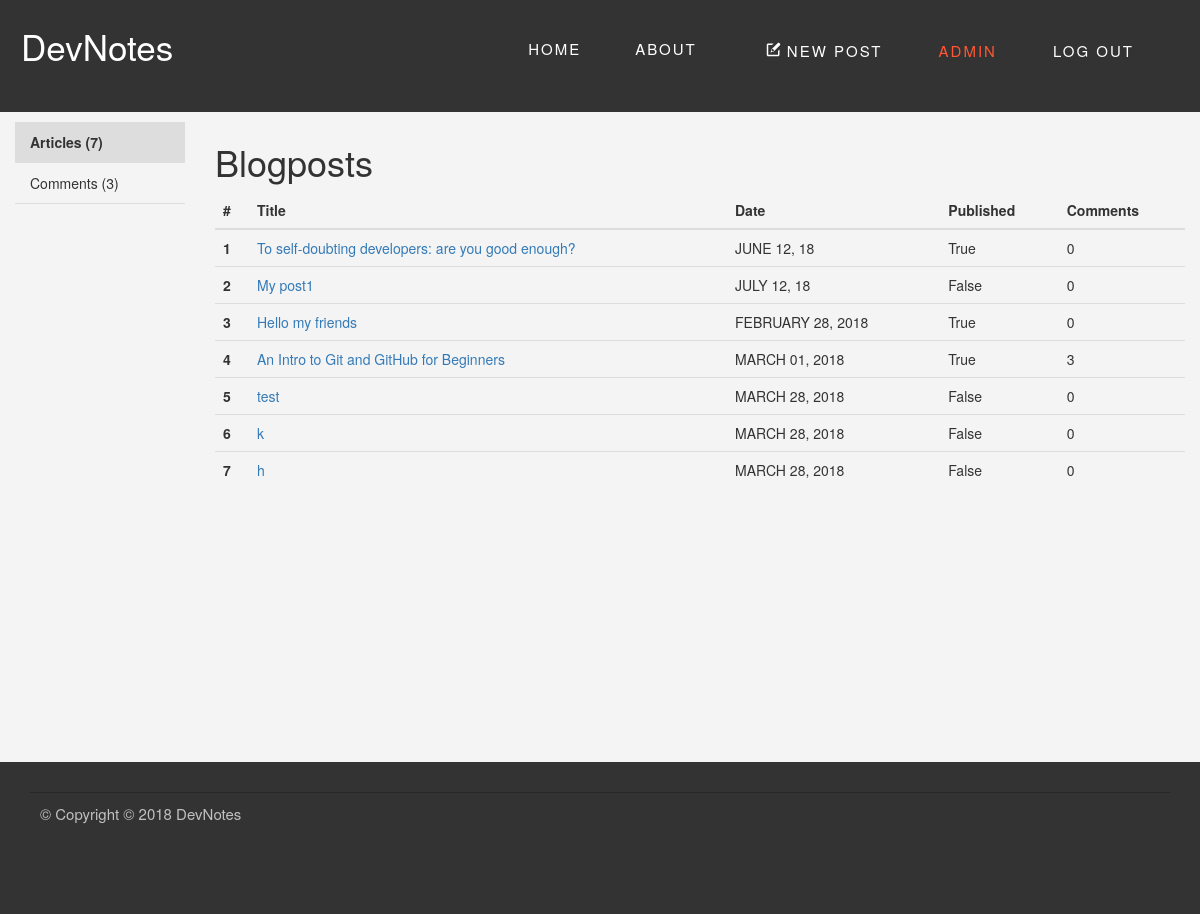
The page /admin/posts (signed in) on the database as committed earlier.
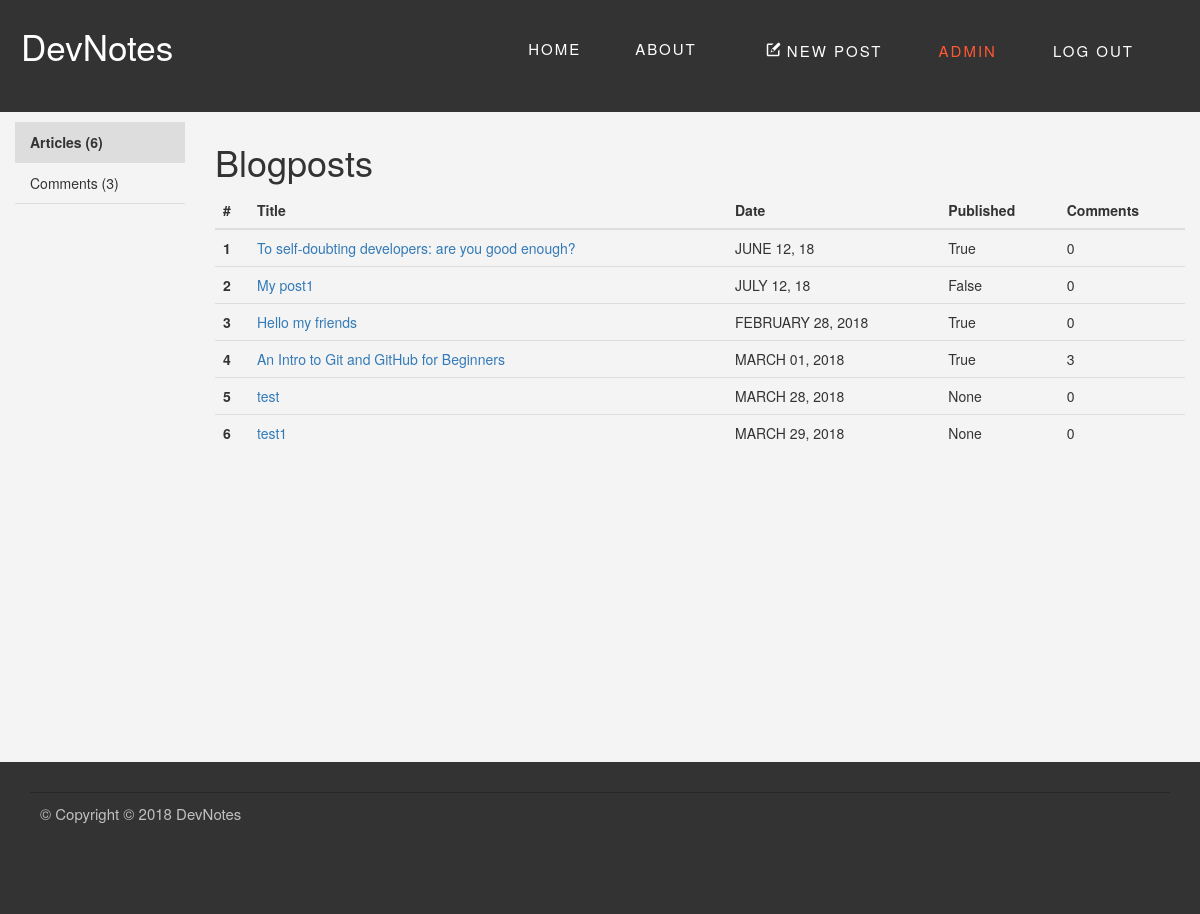
The same page on the database as committed later.
### my_blog/blueprints/blog/models.py (models this page shows, shortened)
class BlogPost(db.Model):
    id = db.Column(db.Integer, primary_key=True)
    _title = db.Column(db.String(128))
    date = db.Column(db.DateTime)
    content = db.Column(db.String)
    imagePath = db.Column(db.String)
    published = db.Column(db.Boolean)
    url = db.Column(db.String(128))
    _tags = db.relationship('Tag',
                            secondary=tags,
                            lazy='joined',
                            backref=db.backref('BlogPost',
                                               lazy='dynamic'))
    comments = db.relationship('Comment',
                               backref='blogpost',
                               lazy='dynamic')
    @staticmethod
    def get_all():
        return BlogPost.query.all()
    def formated_date(self):
        return "{0:%B %d, %Y}".format(self.date).upper()
    @property
    def title(self):
        return self._title
    @property
    def tags(self):
        return ",".join([tag.name for tag in self._tags])
    @tags.setter
    def tags(self, string):
        if string:
            self._tags = [Tag.get_or_create(tag)
                          for tag in string.split(',')]
        else:
            self._tags = []

### my_blog/blueprints/admin/views.py (the view)
@admin.route('/')
@admin.route('/posts')
@login_required
def blogposts_panel():
    return render_template('admin-posts_panel.html',
                           blogposts=BlogPost.get_all(),
                           comments=Comment.get_all(),
                           blogposts_qty=len(BlogPost.get_all()),
                           comments_qty=len(Comment.get_all()))

### my_blog/app.py (called while the page is built)
@login_manager.user_loader
def load_user(user_id):
    u = User.query.get(user_id)
    return u

### my_blog/blueprints/blog/models.py (called while the page is built)
    @staticmethod
    def get_all():
        return Comment.query.all()

### my_blog/blueprints/admin/templates/admin-posts_panel.html (shortened to what this page needs)
{% extends "base.html" %}
{% block header %}
  <div class="header--standard">
    <nav class="navbar" role="navigation">
      <a class="navbar__logo" href="{{url_for('main.index')}}">DevNotes</a>
      <div class="navbar-main">
        <a class="navbar-item" href="{{url_for('main.index')}}">HOME</a>
        <a class="navbar-item" href="#">ABOUT</a>
        {% if current_user.is_authenticated %}
          <div class="navbar-admin">
          <a class="navbar-item" href="{{url_for('blog.add')}}">
            <svg class="icon">
              <use xlink:href="{{ url_for('static', filename='img/sprite.svg#icon-new-message') | replace('%23', '#')}}"></use>
            </svg>
            NEW POST
          </a>
          <a class="navbar-item active" href="{{url_for('admin.blogposts_panel')}}">
            ADMIN
          </a>
          <a class="navbar-item" href="{{url_for('auth.logout')}}">LOG OUT</a>
          </div>
        {% endif %}
      </div>
    </nav>
  </div>
{% endblock %}
{% block content %}
<div class="col-md-2 admin-panel">
  <ul class="nav flex-column">
    <li class="nav-item active ">
      <a class="nav-link active " href="#">Articles ({{ blogposts_qty}})</a>
    </li>
    <li class="nav-item">
      <a class="nav-link" href="{{ url_for('admin.comments_panel') }}">Comments ({{ comments_qty }})</a>
    </li>
  </ul>
</div>
<div class="col-md-10">
  <h1>
    Blogposts
  </h1>
  {% if blogposts %}
    <table class="table">
      <thead>
        <tr>
          <th scope="col">#</th>
          <th scope="col">Title</th>
          <th scope="col">Date</th>
          <th scope="col">Published</th>
          <th scope="col">Comments</th>
        </tr>
      </thead>
      <tbody>
        {% for blogpost in blogposts %}
          <tr>
            <th scope="row">{{blogpost.id}}</th>
            <td><a href="{{url_for('blog.read', post_url=blogpost.url)}}">{{blogpost.title}}</a></td>
            <td>{{blogpost.formated_date()}}</td>
            <td>{{blogpost.published}}</td>
            <td>{{blogpost.comments.count()}}</td>
          </tr>
        {% endfor %}
      </tbody>
    </table>
  {% else %}
    <p>There is no posts yet.</p>
  {% endif %}
</div>
{% endblock %}

### my_blog/templates/base.html (shortened to what this page needs)
<!doctype html>
  <head>
    <link rel="stylesheet" href="{{ url_for('static', filename='css/bootstrap.min.css')}}">
    <link rel="stylesheet" href="{{ url_for('static', filename='css/bootstrap-theme.min.css')}}">
    <link rel="stylesheet" href="{{ url_for('static', filename='css/main.css')}}">
  </head>
  <body>
    <header class="header">
      {% block header %}{% endblock %}
    </header>
    <div class="container main-container">
      <div class="row">
        {% block content %}{% endblock %}
      </div>
    </div>
  </body>
  <footer class="footer">
    <div class="Copyright">
      <p>&copy; Copyright © 2018 DevNotes</p>
    </div>
  </footer>
</html>

### my_blog/static/css/main.css (style rules this page uses)
body { background:#F4F4F4; margin:0; font-family: Oswald, "Helvetica Neue", Arial, Helvetica, Verdana, sans-serif; }
.container { width:auto; box-sizing: border-box; }
header { vertical-align: middle; margin-bottom: 1rem; }
header { min-height:10vh; }
.main-container { min-height:80vh; }
.footer { min-height:10vh; }
.header--standard { height: 14vh; background: #333; }
.navbar { position:absolute; top:0; width: 100%; z-index: 50; margin-bottom: 0; vertical-align: middle; padding:1rem; }
.navbar-main, .navbar-admin { display: inline-block; padding:1.5rem; height:100%; vertical-align: middle; }
.header--standard .navbar-main { float: right; }
.navbar-item { height: 5rem; padding: 2.5rem; font-size: 18px; line-height: 20px; color: white; font-size: 1.5rem; letter-spacing: 2px; }
.navbar-main a.navbar-item.active { color:#FF5733; cursor:default; }
.navbar__logo, .navbar__logo:active { padding:1rem; font-family: Oswald, "Helvetica Neue", Arial, Helvetica, Verdana, sans-serif; display:inline-block; text-align: left; color:white; font-size:3.5rem; background-color: white; color: transparent; text-shadow:none; -webkit-background-clip: text; -moz-background-clip: text; background-clip: text; text-decoration:none; }
.admin-panel a, .admin-panel a:active, .admin-panel a:hover { color:#333333; text-decoration:none; }
.admin-panel a.active, .admin-panel .nav-item.active, .nav>li>a.active:hover { cursor:default; font-weight:bold; background:#DDDDDD; }
.admin-panel li { border-bottom:1px #DDDDDD solid; }
.icon { fill: currentColor; height:1.5rem; width:1.5rem; }
.footer { padding: 2rem; background-color:#333333; color: silver; font-size: 1.5rem; }
.Copyright { border-top: 1px solid #272727; margin:1rem 1rem 5rem; padding: 1rem; }

Rows that differ between the two databases and show on the page:
removed BlogPost: id "7", title "h", formated_date "MARCH 28, 2018", published "False", comments.count "0"
changed BlogPost "test": published "False" → "None"
changed BlogPost id 6: title "k" → "test1"; formated_date "MARCH 28, 2018" → "MARCH 29, 2018"; published "False" → "None"
Other text that changed with them:
{{ blogposts_qty }}: "7" → "6"
